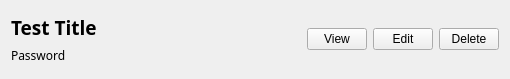
<?xml version="1.0" encoding="UTF-8"?>
<ui version="4.0">
 <class>single_item_widgetClass</class>
 <widget class="QWidget" name="single_item_widgetClass">
  <property name="geometry">
   <rect>
    <x>0</x>
    <y>0</y>
    <width>510</width>
    <height>79</height>
   </rect>
  </property>
  <property name="windowTitle">
   <string>single_item_widget</string>
  </property>
  <property name="styleSheet">
   <string notr="true"/>
  </property>
  <layout class="QGridLayout" name="gridLayout">
   <item row="0" column="0">
    <layout class="QVBoxLayout" name="verticalLayout">
     <item>
      <layout class="QHBoxLayout" name="horizontalLayout">
       <item>
        <layout class="QVBoxLayout" name="verticalLayout_2">
         <item>
          <widget class="QLabel" name="title_label">
           <property name="font">
            <font>
             <family>Century Gothic</family>
             <pointsize>14</pointsize>
             <italic>false</italic>
             <bold>true</bold>
            </font>
           </property>
           <property name="styleSheet">
            <string notr="true">font: 700 14pt &quot;Century Gothic&quot;;</string>
           </property>
           <property name="text">
            <string>Test Title</string>
           </property>
           <property name="wordWrap">
            <bool>false</bool>
           </property>
          </widget>
         </item>
         <item>
          <layout class="QHBoxLayout" name="horizontalLayout_2">
           <item>
            <widget class="QLabel" name="datatype_label">
             <property name="font">
              <font>
               <family>Century Gothic</family>
               <pointsize>9</pointsize>
               <italic>false</italic>
               <bold>false</bold>
              </font>
             </property>
             <property name="styleSheet">
              <string notr="true">font: 9pt &quot;Century Gothic&quot;;</string>
             </property>
             <property name="text">
              <string>Password</string>
             </property>
            </widget>
           </item>
          </layout>
         </item>
        </layout>
       </item>
       <item>
        <spacer name="horizontalSpacer">
         <property name="orientation">
          <enum>Qt::Horizontal</enum>
         </property>
         <property name="sizeHint" stdset="0">
          <size>
           <width>40</width>
           <height>20</height>
          </size>
         </property>
        </spacer>
       </item>
       <item>
        <widget class="QPushButton" name="view_btn">
         <property name="maximumSize">
          <size>
           <width>60</width>
           <height>16777215</height>
          </size>
         </property>
         <property name="styleSheet">
          <string notr="true">font: 9pt &quot;Century Gothic&quot;;</string>
         </property>
         <property name="text">
          <string>View</string>
         </property>
        </widget>
       </item>
       <item>
        <widget class="QPushButton" name="edit_btn">
         <property name="maximumSize">
          <size>
           <width>60</width>
           <height>16777215</height>
          </size>
         </property>
         <property name="styleSheet">
          <string notr="true">font: 9pt &quot;Century Gothic&quot;;</string>
         </property>
         <property name="text">
          <string>Edit</string>
         </property>
        </widget>
       </item>
       <item>
        <widget class="QPushButton" name="delete_btn">
         <property name="sizePolicy">
          <sizepolicy hsizetype="Minimum" vsizetype="Maximum">
           <horstretch>0</horstretch>
           <verstretch>0</verstretch>
          </sizepolicy>
         </property>
         <property name="maximumSize">
          <size>
           <width>60</width>
           <height>16777215</height>
          </size>
         </property>
         <property name="styleSheet">
          <string notr="true">font: 9pt &quot;Century Gothic&quot;;</string>
         </property>
         <property name="text">
          <string>Delete</string>
         </property>
        </widget>
       </item>
      </layout>
     </item>
    </layout>
   </item>
  </layout>
 </widget>
 <layoutdefault spacing="6" margin="11"/>
 <resources/>
 <connections/>
</ui>
